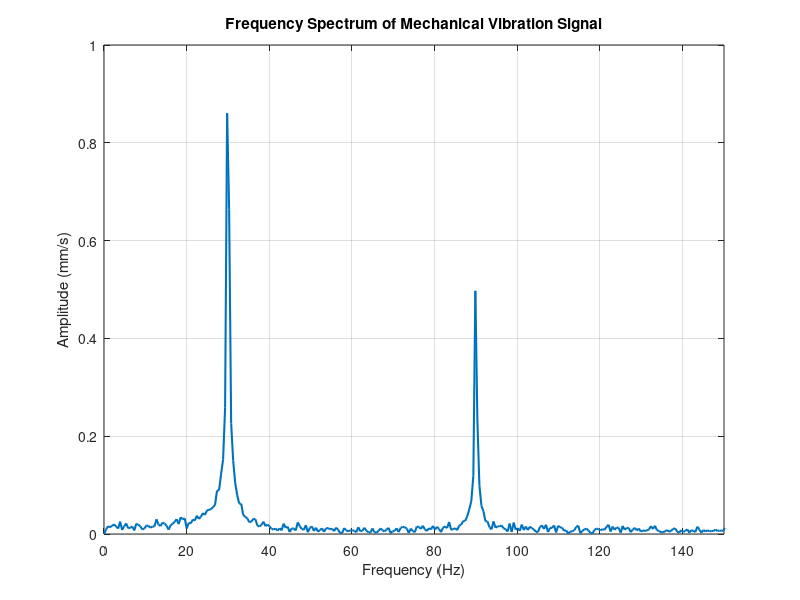

Source code (MATLAB):
clc; clear; close all;

%% Time series characterisation

Fs = 1000;              % Sampling frequency (Hz)
Ts = 1/Fs;              % Sampling interval (s)
N = 2048;               % Number of samples
T_total = N * Ts;       % Total time (s)

t = (0:N-1) * Ts;

%% Simulated vibration signal (mechanical system)

f_rot = 30;             % Shaft rotation frequency (Hz)
f_fault = 90;           % Fault harmonic (Hz)

A_rot = 1.2;            % Amplitude of rotation
A_fault = 0.6;          % Amplitude of fault

signal = A_rot*sin(2*pi*f_rot*t) + ...
         A_fault*sin(2*pi*f_fault*t) + ...
         0.2*randn(size(t));     % Noise

signal = signal - mean(signal);  % Remove DC offset

%% FFT analysis

Y = fft(signal);
P2 = abs(Y/N);
P1 = P2(1:N/2+1);
P1(2:end-1) = 2*P1(2:end-1);

f = Fs*(0:(N/2))/N;

%% Plot spectrum

figure;
plot(f, P1, 'LineWidth', 1.5);
grid on;

xlabel('Frequency (Hz)');
ylabel('Amplitude (mm/s)');  % vibration units (velocity)
title('Frequency Spectrum of Mechanical Vibration Signal');

xlim([0 150]); % zoom for clarity

%% Find dominant frequency

[amp_max, idx] = max(P1);
dominant_freq = f(idx);
